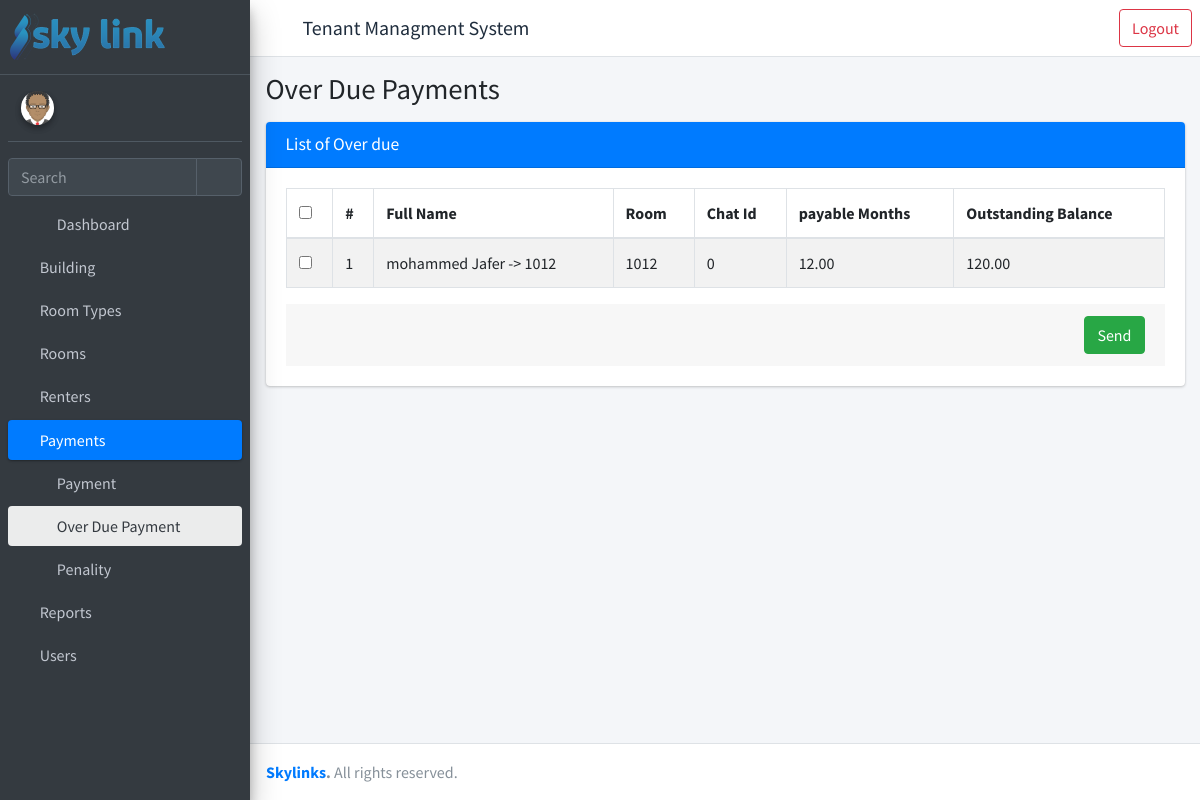
/over-due/ (signed in), run on an earlier commit of the app's database.
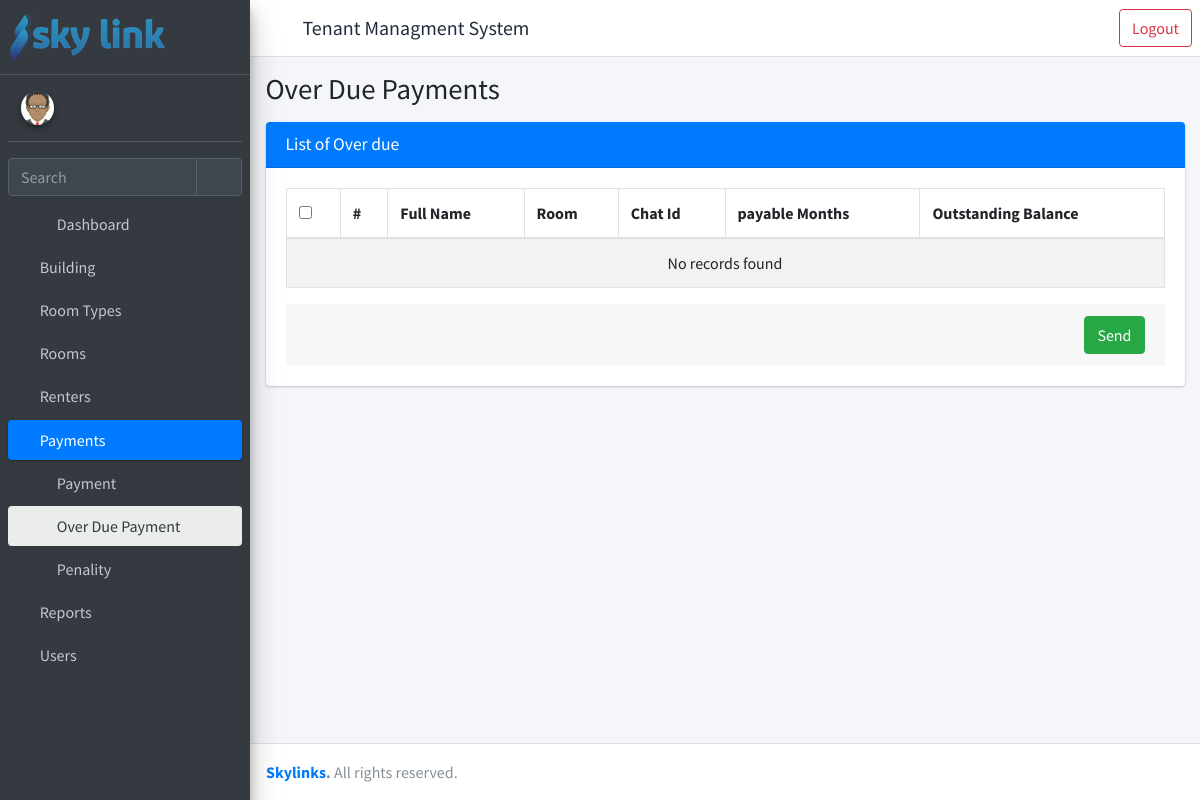
And on a later commit of the database.
### rent/models.py (models this page shows, shortened)
class Report(models.Model):
    renter = models.ForeignKey("rent.Renter", verbose_name=_(
        "Invoice No."), on_delete=models.CASCADE)
    payable_month = models.DecimalField(
        _("Payable Month"), max_digits=20, decimal_places=2, default=0)
    payable_amount = models.DecimalField(
        _("Payable Amount"), max_digits=10, decimal_places=2, default=0)
    total_paid = models.DecimalField(
        _("Total Paid"), max_digits=10, decimal_places=2, default=0, editable=False)
    @property
    def outstanding_balance(self):
        return round(self.payable_amount - self.total_paid, 2)

class Renter(models.Model):
    first_name = models.CharField(_("First Name"), max_length=30)
    last_name = models.CharField(_("Last Name"), max_length=30)
    phone = models.IntegerField(_("Phone number"), )
    tin_no = models.IntegerField(_("Tin number"), )
    company_name = models.CharField(
        _("Company Name"), max_length=50,)
    deposited_amount = models.DecimalField(
        _("Deposited Amount"), max_digits=15, decimal_places=2, default=0)
    date_admitted = models.DateField(_("Date Admitted"), default=timezone.now)
    room = models.ForeignKey("rent.Room", verbose_name=_(
        "Room"), on_delete=models.PROTECT, related_name="rents")
    chat_id = models.IntegerField(_("Chat ID"),blank=True, null= True)
    license_img = models.ImageField(_("Company Licence"), upload_to="img/",null=True, blank=True)
    tin_img = models.ImageField(_("Tin Certificate"), upload_to="img/",null=True, blank=True)
    is_rented = models.BooleanField(_("Is Rented"), default=True)
    date_left = models.DateField(_("Date Field"), blank=True, null=True)
    created_by = models.ForeignKey(settings.AUTH_USER_MODEL, verbose_name=_(
        "Created By"), on_delete=models.PROTECT, related_name="created_by_renter")
    created_date = models.DateTimeField(_("Created Date"), auto_now_add=True)
    updated_by = models.ForeignKey(settings.AUTH_USER_MODEL, verbose_name=_(
        "Updated By"), on_delete=models.PROTECT, related_name="updated_by_renter")
    updated_date = models.DateTimeField(_("Updated Date"), auto_now=True)
    def full_name(self) -> str:
        return self.first_name + ' ' + self.last_name
    def __str__(self) -> str:
        return self.full_name() + f' -> {self.room}'

class Room(models.Model):
    building = models.ForeignKey("rent.Building", verbose_name=_(
        "Building"), on_delete=models.PROTECT)
    floor_no = models.PositiveIntegerField(_("Floor No."))
    room_type = models.ForeignKey("rent.RoomType", verbose_name=_(
        "Room Type"), on_delete=models.PROTECT)
    room_no = models.CharField(_("Room No."), max_length=10)
    width = models.DecimalField(
        _("Room Width"), max_digits=5, decimal_places=2, blank=True, null=True)
    length = models.DecimalField(
        _("Room Length"), max_digits=5, decimal_places=2, blank=True, null=True)
    area = models.DecimalField(_("Area"), max_digits=10, decimal_places=2)
    price_msq = models.DecimalField(
        _("Price per MSq"), max_digits=10, decimal_places=2)
    status = models.CharField(
        _("Status"), max_length=50, choices=STATUS_CHOICES, default="vacant")
    total_price = models.DecimalField(
        _("Total Price"), max_digits=10, decimal_places=2)
    room_img = models.ImageField(_("Room Image"), null=True, upload_to="img/", blank=True)
    is_active = models.BooleanField(default=True)
    created_by = models.ForeignKey(settings.AUTH_USER_MODEL, verbose_name=_(
        "Created By"), on_delete=models.PROTECT, related_name="created_by_room")
    created_date = models.DateTimeField(_("Created Date"), auto_now_add=True)
    updated_by = models.ForeignKey(settings.AUTH_USER_MODEL, verbose_name=_(
        "Updated By"), on_delete=models.PROTECT, related_name="updated_by_room")
    updated_date = models.DateTimeField(_("Updated Date"), auto_now=True)
    def __str__(self) -> str:
        return self.room_no

### rent/views.py (the view, shortened to what this page needs)
# urls.py: path("over-due/", views.OverDuePaymentListView, name="over-due"),
@login_required
@permission_required(perm="rent.view_payment", raise_exception=True)
def OverDuePaymentListView(request):
    reports = Report.objects.all()
    over_due = []
    for report in reports:
        if report.outstanding_balance > 0:
            over_due.append(report)
    context = {
        "object_list": over_due,
        "open": "overdue",
        "title": "Over Due Payments",
        'obj_model': 'over due',
        **permissions(request),
    }
    return render(request, "rent/over-due-list.html", context)

### templates/rent/over-due-list.html (shortened to what this page needs)
{% extends 'rent/homepage.html' %}
{% load static %}
{% block main_page %}
<div class="content">
    <div class="container-fluid">
        <div class="card">
            <div class="card-header bg-primary">
                <h3 class="card-title ">List of {{ obj_model.capitalize }}</h3>
            </div>
            <div class="card-body">
                <form method='POST'>
                    <table id="example1" class="table table-bordered table-striped" width="100%">
                        <thead>
                            <tr class="sorting sorting_desc">
                                <th ><input type='checkbox' id="table_selector"></th>
                                <th >#</th>
                                <th>Full Name</th>
                                <th>Room</th>
                                <th>Chat Id</th>
                                <th>payable Months</th>
                                <th>Outstanding Balance</th>
                            </tr>
                        </thead>
                        <tbody>
                            {% if object_list|length > 0 %}
                                {% for data in object_list %}
                                    <tr>
                                        <td><input type='checkbox' id="row{{ forloop.counter }}" name="selected_id" value = '{{data.id}}'></td>
                                        <td>{{ forloop.counter }}</td>
                                        <td>{{ data.renter }}</td>
                                        <td>{{ data.renter.room }}</td>
                                        <td>{{ data.renter.chat_id }}</td>
                                        <td>{{ data.payable_month}}</td>
                                        <td>{{ data.outstanding_balance  }}</td>
                                    </tr>
                                {% endfor %}
                            {% else %}
                                <tr>
                                    <td colspan="7" class="dataTables_empty text-center" valign="top">No records found</td>
                                </tr>
                            {% endif %}
                        </tbody>
                    </table>
                    <div class="card-footer">
                        <input type="Submit" class="btn btn-success float-right" value="Send">
                    </div>
                </form>
            </div>
        </div>
    </div>
</div>
{% endblock main_page %}
{% load static %}

What changed in the data, as far as the page shows it:
removed Report: renter "mohammed Jafer -> 1012", renter.room "1012", renter.chat_id "0", payable_month "12.00", outstanding_balance "120.00"
Also different on the page:
text now shown: "No records found"
